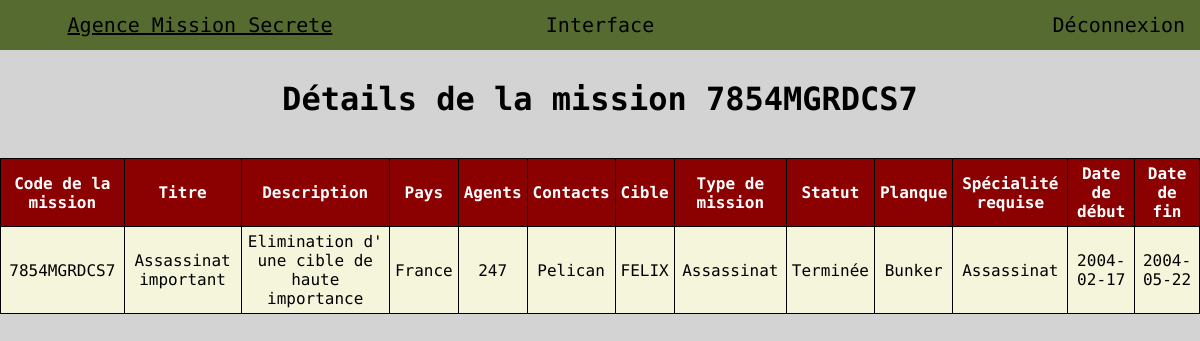
Screenshot of /Vue/details.php?mission=7854MGRDCS7 with the database file from the repository.
### tables this page shows
CREATE TABLE `missions` (
  `code_mission` varchar(20) NOT NULL,
  `title` varchar(100) NOT NULL,
  `description` varchar(200) NOT NULL,
  `country` varchar(100) NOT NULL,
  `agents` int(3) NOT NULL,
  `contacts` varchar(15) NOT NULL,
  `targets` varchar(7) NOT NULL,
  `missionType` varchar(150) NOT NULL,
  `status` varchar(100) NOT NULL,
  `hideouts` varchar(15) DEFAULT NULL,
  `specialityRequired` enum('Infiltration','Reconnaissance','Assassinat','Combat') NOT NULL,
  `dateStart` date NOT NULL,
  `dateEnd` date NOT NULL
);

### back/Modeles/Missions.php (called while the page is built)
<?php
class Missions
{
    private string $code_mission;
    private string $title;
    private string $description;
    private string $country;
    private int $agents;
    private string $contacts;
    private string $targets;
    private string $missionType;
    private string $status;
    private ?string $hideouts;
    private string $specialityRequired;
    private string $dateStart;
    private string $dateEnd;
    public function getMissionCode() :string
    {
        return $this->code_mission;
    }
    public function getMissionTitle() :string
    {
        return $this->title;
    }
    public function getMissionDescription() :string
    {
        return $this->description;
    }
    public function getMissionCountry() :string
    {
        return $this->country;
    }
    public function getMissionAgents() :int
    {
        return $this->agents;
    }
    public function getMissionContacts() :string
    {
        return $this->contacts;
    }
    public function getMissionCibles() :string
    {
        return $this->targets;
    }
    public function getMissionType() :string
    {
        return $this->missionType;
    }
    public function getMissionStatus() :string
    {
        return $this->status;
    }
    public function getMissionPlanques() :?string
    {
        $hideout = $this->hideouts;
        if(is_null($hideout)) {
            return 'Aucune planque';
        } else {
            return $this->hideouts;
        }
    }
    public function getMissionSpeciality() :string
    {
        return $this->specialityRequired;
    }
    public function getMissionDateStart() :string
    {
        return $this->dateStart;
    }
    public function getMissionDateEnd() :string
    {
        return $this->dateEnd;
    }
}

### back/Modeles/Database.php (the view, shortened to what this page needs)
<?php
class Database {
    private $pdo;
    public function __construct()
    {
        $this->pdo = new PDO('mysql:host=localhost;port=8889;dbname=mission_secrete', 'root', 'root');
    }
    public function displayDetailedMissions()
    {
        $mission = $_GET['mission'];
        try {
            $pdoStatement = $this->pdo->prepare('SELECT * FROM missions WHERE code_mission = :code');
            $pdoStatement->bindValue(':code', $mission, PDO::PARAM_STR);
            $pdoStatement->setFetchMode(PDO::FETCH_CLASS, 'Missions');
            if($pdoStatement->execute()) {
                $missionDetailed = $pdoStatement->fetch();
                echo '<td>'.$missionDetailed->getMissionCode().'</td>';
                echo '<td>'.$missionDetailed->getMissionTitle().'</td>';
                echo '<td>'.$missionDetailed->getMissionDescription().'</td>';
                echo '<td>'.$missionDetailed->getMissionCountry().'</td>';
                echo '<td>'.$missionDetailed->getMissionAgents().'</td>';
                echo '<td>'.$missionDetailed->getMissionContacts().'</td>';
                echo '<td>'.$missionDetailed->getMissionCibles().'</td>';
                echo '<td>'.$missionDetailed->getMissionType().'</td>';
                echo '<td>'.$missionDetailed->getMissionStatus().'</td>';
                echo '<td>'.$missionDetailed->getMissionPlanques().'</td>';
                echo '<td>'.$missionDetailed->getMissionSpeciality().'</td>';
                echo '<td>'.$missionDetailed->getMissionDateStart().'</td>';
                echo '<td>'.$missionDetailed->getMissionDateEnd().'</td>';
            }
        } catch (PDOException $e) {
            echo $e->getMessage();
        }
    }
}

### Vue/index.css (style rules this page uses)
html, body { margin: 0; padding: 0; font-family: 'Source Code Pro', monospace; background-color: lightgray; }
th, td { border: solid 1px black; padding: 5px; }

### rows the page displays
missions: code_mission "7854MGRDCS7", title "Assassinat important", description "Elimination d' une cible de haute importance", country "France", agents "247", contacts "Pelican", targets "FELIX", missionType "Assassinat", status "Terminée", hideouts "Bunker", specialityRequired "Assassinat", dateStart "2004-02-17", dateEnd "2004-05-22"

### other values shown
$missionCode "7854MGRDCS7"
